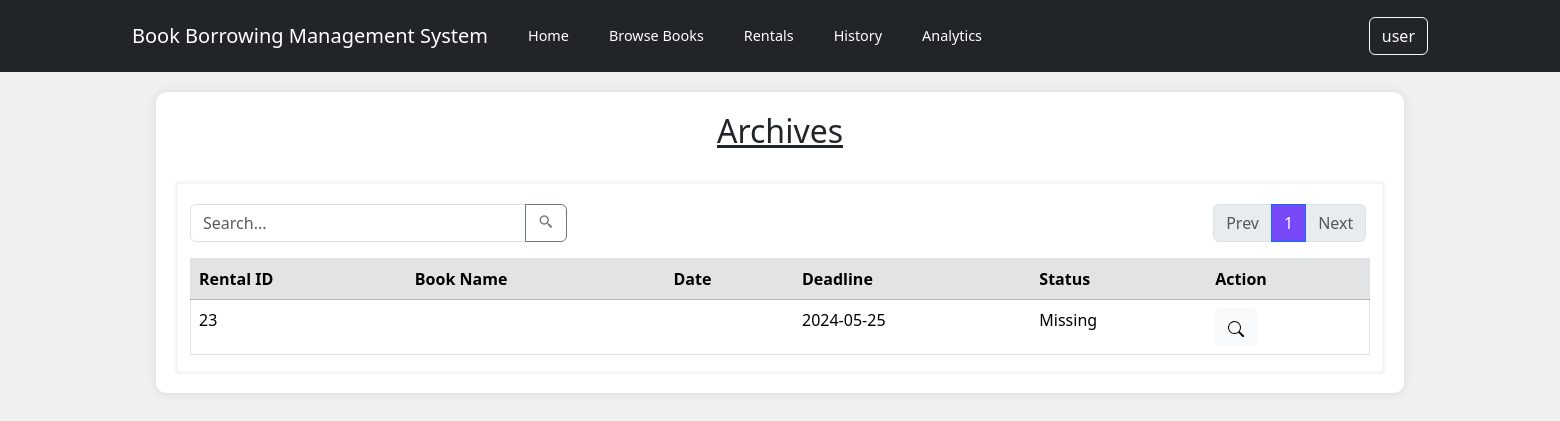
Screenshot of /reservationArchive.php (signed in) with the database file from the repository.
### tables this page shows
CREATE TABLE `history` (
  `rental_ID` int(5) NOT NULL,
  `id` int(5) NOT NULL,
  `borrowID` int(5) NOT NULL,
  `status_ID` int(5) NOT NULL,
  `rental_deadline` date NOT NULL,
  `rental_remark` varchar(255) DEFAULT NULL,
  `archived` int(1) NOT NULL
);

CREATE TABLE `history_status` (
  `status_ID` int(5) NOT NULL,
  `status_name` varchar(10) NOT NULL,
  `status_desc` varchar(255) NOT NULL
);

### reservationArchive.php (the view, shortened to what this page needs)
<?php
include_once "./controllers/db_connection.php";
$records_per_page = 9;
if (isset($_GET['page']) && is_numeric($_GET['page'])) {
    $current_page = $_GET['page'];
} else {
    $current_page = 1;
}
$start_from = ($current_page - 1) * $records_per_page;
$userID = $_SESSION["id"];
$role = $_SESSION["role"];
if ($role == "1") {
    $sql = "SELECT h.*, hs.status_name, u.id FROM ((history h INNER JOIN history_status hs ON h.status_ID = hs.status_ID) INNER JOIN user u ON h.id = u.id) WHERE h.id = '$userID' AND h.archived = 1";
}
else if ($role == "2"){
    $sql = "SELECT h.*, hs.status_name, u.id FROM ((history h INNER JOIN history_status hs ON h.status_ID = hs.status_ID) INNER JOIN user u ON h.id = u.id) WHERE h.archived = 1";
}
$sql .= " LIMIT $start_from, $records_per_page";
$result = mysqli_query($conn, $sql);
$total_pages_sql = "SELECT COUNT(*) AS total FROM history";
$result_total = mysqli_query($conn, $total_pages_sql);
$row_total = mysqli_fetch_assoc($result_total);
$total_records = $row_total['total'];
$total_pages = ceil($total_records / $records_per_page);
?>
<!DOCTYPE html>
<html lang="en">
<head>
    <link href="https://cdn.jsdelivr.net/npm/bootstrap@5.3.3/dist/css/bootstrap.min.css" rel="stylesheet">
    <link rel="stylesheet" href="./custom_css/navbar.css">
    <link rel="stylesheet" href="./custom_css/layout.css">
    <link rel="stylesheet" href="./custom_css/reservationHistory.css">
    <link href='https://unpkg.com/boxicons@2.1.4/css/boxicons.min.css' rel='stylesheet'>
</head>
<body>
    <nav class="navbar navbar-expand-lg navbar-dark bg-dark">
        <div class="container">
            <div class="row">
                <div class="col">
                    <p class="navbar-brand">Book Borrowing Management System</p>
                </div>
                <div class="col">
                    <a class="navbar-brand navbar-link" href="./homepage.php">Home</a>
                </div>
                <div class="col">
                    <a class="navbar-brand navbar-link" href="./bookCatalogue.php">Browse Books</a>
                </div>
                <div class="col">
                    <a class="navbar-brand navbar-link" href="#">Rentals</a>
                </div>
                <div class="col">
                    <a class="navbar-brand navbar-link" href="./reservationHistory.php">History</a>
                </div>
                <div class="col">
                    <a class="navbar-brand navbar-link" href="#">Analytics</a>
                </div>
            </div>
            <form class="d-flex" action="<?php echo htmlspecialchars($_SERVER["PHP_SELF"]); ?>" method="post">
                <div class="dropdown">
                    <button class="btn btn-outline-light" type="button" id="dropdownMenuButton" data-bs-toggle="dropdown" aria-expanded="false">
                        <?php echo htmlspecialchars($_SESSION["username"]); ?>
                    </button>
                </div>
            </form>
        </div>
    </nav>
    <div class="container container-main">
        <h2 style="text-align:center;"><u>Archives</u></h2>
        <br>
        <div class="container container-sub">
            <div class="row">
                <div class="col-md-4">
                    <form class="input-group mb-3" action="reservationSearchArc.php" method="post">
                        <input type="text" class="form-control" placeholder="Search..." aria-label="Search" aria-describedby="basic-addon2" name="search">
                        <button class="btn btn-outline-secondary" type="submit" id="button-addon2">
                            <i class='bx bx-search-alt-2'></i></button>
                    </form>
                </div>
                <div style="z-index: 10; position:absolute; right:-77%;">
                    <nav aria-label="Page navigation example">
                        <ul class="pagination">
                            <li class="page-item <?php echo ($current_page == 1) ? 'disabled' : ''; ?>">
                                <a class="page-link" href="<?php echo ($current_page == 1) ? '#' : 'reservationHistory.php?page=' . ($current_page - 1); ?>">Prev</a>
                            </li>
                            <?php for ($i = 1; $i <= $total_pages; $i++) : ?>
                                <li class="page-item <?php echo ($i == $current_page) ? 'active' : ''; ?>">
                                    <a class="page-link" style="background-color: #7749F8;" href="reservationHistory.php?page=<?php echo $i; ?>"><?php echo $i; ?></a>
                                </li>
                            <?php endfor; ?>
                            <li class="page-item <?php echo ($current_page == $total_pages) ? 'disabled' : ''; ?>">
                                <a class="page-link" href="<?php echo ($current_page == $total_pages) ? '#' : 'reservationHistory.php?page=' . ($current_page + 1); ?>">Next</a>
                            </li>
                        </ul>
                    </nav>
                </div>
            </div>
                <form method="post">
                    <table border="1" class="table table-hover" style="width: 100%">
                        <tr class="thread">
                            <th class="table-secondary" scope="col">Rental ID</th>
                            <th class="table-secondary" scope="col">Book Name</th>
                            <th class="table-secondary" scope="col">Date</th>
                            <th class="table-secondary" scope="col">Deadline</th>
                            <th class="table-secondary" scope="col">Status</th>
                            <th class="table-secondary" scope="col">Action</th>
                        </tr>
                        <tr>
                            <?php  if (mysqli_num_rows($result) > 0){
                                while($row = mysqli_fetch_assoc($result)){
                                $rentID = $row["rental_ID"];
                                $bookTitle = $row["user_fullName"];
                                $date = $row["complaint_Date"];
                                $deadline = $row["rental_deadline"];
	                            $status = $row["status_name"];
                            ?>
                                <td><?php echo $rentID; ?></td>
		                        <td><?php echo $bookTitle; ?></td>
                                <td><?php echo $date; ?></td>
                                <td><?php echo $deadline; ?></td>
                                <td><?php echo $status; ?></td>
		                        <td>
                                <a><button class="btn btn-light" type="button" onclick="window.location.href='/bbms/reservationView.php';"><svg xmlns="http://www.w3.org/2000/svg" width="16" height="16" fill="currentColor" class="bi bi-search" viewBox="0 0 16 16"><path d="M11.742 10.344a6.5 6.5 0 1 0-1.397 1.398h-.001q.044.06.098.115l3.85 3.85a1 1 0 0 0 1.415-1.414l-3.85-3.85a1 1 0 0 0-.115-.1zM12 6.5a5.5 5.5 0 1 1-11 0 5.5 5.5 0 0 1 11 0"/></svg></button></a>
		                        </td>
	                    </tr>
                        <?php
                                }
                            }
                            else{
                                echo "0 results";
                            }
                        ?>
                    </table>
                </form>
            </div>
        </div>
</body>
</html>

### custom_css/navbar.css (style rules this page uses)
.navbar-brand { display: flex; align-items: center; justify-content: center; height: 100%; }
.navbar-link { font-size: 0.9rem; }

### custom_css/layout.css (style rules this page uses)
body { background-color: #f0f0f0; }
.container-main { margin-top: 20px; margin-left: auto; margin-right: auto; width: 80%; padding: 20px; background-color: white; border-radius: 10px; box-shadow: 0px 0px 10px rgba(0, 0, 0, 0.1); }

### custom_css/reservationHistory.css (style rules this page uses)
.container-sub { box-shadow: 0px 0px 3px rgba(0, 0, 0, 0.1); border: 2px solid whitesmoke; }
.container-sub .input-group, .container-sub .dropdown, .container-sub .pagination { margin-top: 20px; }

### rows the page displays
history: rental_ID "23", rental_deadline "2024-05-25", status_ID.status_name "Missing"

### other values shown
$_SESSION["username"] "user"
